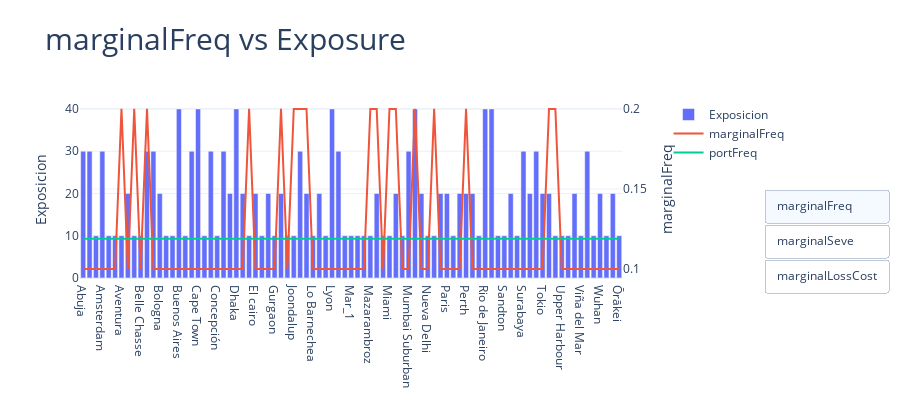

Write notebook code for a chart like this one.
### Code cell
eda = FreqSevEDA(df, exposure="Exposicion", claimNb="Numero Siniestros", claimAmount="Monto de siniestro")
eda.interactive_graph()

### Figure 1 — Plotly figure (JSON) as saved in the notebook; plotly's stock layout.template omitted (floating-point values rounded to 4 significant figures)
{"data": [{"name": "Exposicion", "type": "bar", "visible": true, "x": ["Abuja", "Adelaide", "Alejandría", "Amsterdam", "Arroyomolinos", "Auckland", "Aventura", "Barcelona", "Beckenham", "Belle Chasse", "Berlin", "Bogotá", "Bologna", "Brisbane", "Brisbane City", "Buenos Aires", "Burnaby", "Canberra", "Cape Town", "City of Westminster", "Ciudad de México", "Concepción", "Córdoba", "Daerah Khusus ibukota Jakarta", "Dhaka", "Dongcheng", "Doral", "El cairo", "Germiston", "Guadalajara", "Gurgaon", "Houston", "Johannesburgo", "Joondalup", "Lagos", "Lima Metropolitana", "Lo Barnechea", "London", "Lower Hutt", "Lyon", "Madrid", "Makati", "Mar_1", "Mar_2", "Maungakiekie-Tāmaki", "Mazarambroz", "Melbourne", "Metairie", "Miami", "Mombasa", "Mumbai City", "Mumbai Suburban", "Nairobi", "New Orleans", "Nueva Delhi", "Old Toronto", "Osaka", "Paris", "Pasay", "Pekin", "Perth", "Perímetro Urbano Medellín", "Queensland", "Rio de Janeiro", "Roma", "Rooihuiskraal", "Sandton", "Santiago", "Sheikh Zayed", "Surabaya", "Sydney", "São Paulo", "Tokio", "Toronto", "Tudor ward", "Upper Harbour", "Valparaíso", "Vancouver", "Viña del Mar", "Wellington", "Wuham", "Wuhan", "Yaguas", "Zapopan", "Ōrākei"], "xaxis": "x", "y": [30, 30, 10, 30, 10, 10, 10, 20, 10, 10, 30, 30, 20, 10, 10, 40, 10, 30, 40, 10, 30, 10, 30, 20, 40, 20, 10, 20, 10, 20, 10, 20, 10, 10, 30, 20, 10, 20, 10, 40, 30, 10, 10, 10, 10, 10, 20, 10, 10, 20, 10, 30, 40, 20, 10, 10, 20, 20, 10, 20, 20, 20, 10, 40, 40, 10, 10, 20, 10, 30, 20, 30, 20, 20, 10, 10, 10, 20, 10, 30, 10, 20, 10, 20, 10], "yaxis": "y"}, {"name": "marginalFreq", "type": "scatter", "visible": true, "x": ["Abuja", "Adelaide", "Alejandría", "Amsterdam", "Arroyomolinos", "Auckland", "Aventura", "Barcelona", "Beckenham", "Belle Chasse", "Berlin", "Bogotá", "Bologna", "Brisbane", "Brisbane City", "Buenos Aires", "Burnaby", "Canberra", "Cape Town", "City of Westminster", "Ciudad de México", "Concepción", "Córdoba", "Daerah Khusus ibukota Jakarta", "Dhaka", "Dongcheng", "Doral", "El cairo", "Germiston", "Guadalajara", "Gurgaon", "Houston", "Johannesburgo", "Joondalup", "Lagos", "Lima Metropolitana", "Lo Barnechea", "London", "Lower Hutt", "Lyon", "Madrid", "Makati", "Mar_1", "Mar_2", "Maungakiekie-Tāmaki", "Mazarambroz", "Melbourne", "Metairie", "Miami", "Mombasa", "Mumbai City", "Mumbai Suburban", "Nairobi", "New Orleans", "Nueva Delhi", "Old Toronto", "Osaka", "Paris", "Pasay", "Pekin", "Perth", "Perímetro Urbano Medellín", "Queensland", "Rio de Janeiro", "Roma", "Rooihuiskraal", "Sandton", "Santiago", "Sheikh Zayed", "Surabaya", "Sydney", "São Paulo", "Tokio", "Toronto", "Tudor ward", "Upper Harbour", "Valparaíso", "Vancouver", "Viña del Mar", "Wellington", "Wuham", "Wuhan", "Yaguas", "Zapopan", "Ōrākei"], "xaxis": "x", "y": [0.1, 0.1, 0.1, 0.1, 0.1, 0.1, 0.2, 0.1, 0.2, 0.1, 0.2, 0.1, 0.1, 0.1, 0.1, 0.1, 0.1, 0.1, 0.1, 0.1, 0.1, 0.1, 0.1, 0.1, 0.1, 0.1, 0.2, 0.1, 0.1, 0.1, 0.1, 0.2, 0.1, 0.2, 0.2, 0.2, 0.1, 0.1, 0.1, 0.1, 0.1, 0.1, 0.1, 0.1, 0.1, 0.2, 0.2, 0.1, 0.2, 0.2, 0.1, 0.1, 0.2, 0.1, 0.1, 0.2, 0.1, 0.1, 0.1, 0.1, 0.2, 0.1, 0.1, 0.1, 0.1, 0.1, 0.1, 0.1, 0.1, 0.1, 0.1, 0.1, 0.1, 0.2, 0.2, 0.1, 0.1, 0.1, 0.1, 0.1, 0.1, 0.1, 0.1, 0.1, 0.1], "yaxis": "y2"}, {"name": "portFreq", "type": "scatter", "visible": true, "x": ["Abuja", "Adelaide", "Alejandría", "Amsterdam", "Arroyomolinos", "Auckland", "Aventura", "Barcelona", "Beckenham", "Belle Chasse", "Berlin", "Bogotá", "Bologna", "Brisbane", "Brisbane City", "Buenos Aires", "Burnaby", "Canberra", "Cape Town", "City of Westminster", "Ciudad de México", "Concepción", "Córdoba", "Daerah Khusus ibukota Jakarta", "Dhaka", "Dongcheng", "Doral", "El cairo", "Germiston", "Guadalajara", "Gurgaon", "Houston", "Johannesburgo", "Joondalup", "Lagos", "Lima Metropolitana", "Lo Barnechea", "London", "Lower Hutt", "Lyon", "Madrid", "Makati", "Mar_1", "Mar_2", "Maungakiekie-Tāmaki", "Mazarambroz", "Melbourne", "Metairie", "Miami", "Mombasa", "Mumbai City", "Mumbai Suburban", "Nairobi", "New Orleans", "Nueva Delhi", "Old Toronto", "Osaka", "Paris", "Pasay", "Pekin", "Perth", "Perímetro Urbano Medellín", "Queensland", "Rio de Janeiro", "Roma", "Rooihuiskraal", "Sandton", "Santiago", "Sheikh Zayed", "Surabaya", "Sydney", "São Paulo", "Tokio", "Toronto", "Tudor ward", "Upper Harbour", "Valparaíso", "Vancouver", "Viña del Mar", "Wellington", "Wuham", "Wuhan", "Yaguas", "Zapopan", "Ōrākei"], "xaxis": "x", "y": [0.119, 0.119, 0.119, 0.119, 0.119, 0.119, 0.119, 0.119, 0.119, 0.119, 0.119, 0.119, 0.119, 0.119, 0.119, 0.119, 0.119, 0.119, 0.119, 0.119, 0.119, 0.119, 0.119, 0.119, 0.119, 0.119, 0.119, 0.119, 0.119, 0.119, 0.119, 0.119, 0.119, 0.119, 0.119, 0.119, 0.119, 0.119, 0.119, 0.119, 0.119, 0.119, 0.119, 0.119, 0.119, 0.119, 0.119, 0.119, 0.119, 0.119, 0.119, 0.119, 0.119, 0.119, 0.119, 0.119, 0.119, 0.119, 0.119, 0.119, 0.119, 0.119, 0.119, 0.119, 0.119, 0.119, 0.119, 0.119, 0.119, 0.119, 0.119, 0.119, 0.119, 0.119, 0.119, 0.119, 0.119, 0.119, 0.119, 0.119, 0.119, 0.119, 0.119, 0.119, 0.119], "yaxis": "y2"}, {"name": "Numero Siniestros", "type": "bar", "visible": false, "x": ["Abuja", "Adelaide", "Alejandría", "Amsterdam", "Arroyomolinos", "Auckland", "Aventura", "Barcelona", "Beckenham", "Belle Chasse", "Berlin", "Bogotá", "Bologna", "Brisbane", "Brisbane City", "Buenos Aires", "Burnaby", "Canberra", "Cape Town", "City of Westminster", "Ciudad de México", "Concepción", "Córdoba", "Daerah Khusus ibukota Jakarta", "Dhaka", "Dongcheng", "Doral", "El cairo", "Germiston", "Guadalajara", "Gurgaon", "Houston", "Johannesburgo", "Joondalup", "Lagos", "Lima Metropolitana", "Lo Barnechea", "London", "Lower Hutt", "Lyon", "Madrid", "Makati", "Mar_1", "Mar_2", "Maungakiekie-Tāmaki", "Mazarambroz", "Melbourne", "Metairie", "Miami", "Mombasa", "Mumbai City", "Mumbai Suburban", "Nairobi", "New Orleans", "Nueva Delhi", "Old Toronto", "Osaka", "Paris", "Pasay", "Pekin", "Perth", "Perímetro Urbano Medellín", "Queensland", "Rio de Janeiro", "Roma", "Rooihuiskraal", "Sandton", "Santiago", "Sheikh Zayed", "Surabaya", "Sydney", "São Paulo", "Tokio", "Toronto", "Tudor ward", "Upper Harbour", "Valparaíso", "Vancouver", "Viña del Mar", "Wellington", "Wuham", "Wuhan", "Yaguas", "Zapopan", "Ōrākei"], "xaxis": "x", "y": [3, 3, 1, 3, 1, 1, 2, 2, 2, 1, 6, 3, 2, 1, 1, 4, 1, 3, 4, 1, 3, 1, 3, 2, 4, 2, 2, 2, 1, 2, 1, 4, 1, 2, 6, 4, 1, 2, 1, 4, 3, 1, 1, 1, 1, 2, 4, 1, 2, 4, 1, 3, 8, 2, 1, 2, 2, 2, 1, 2, 4, 2, 1, 4, 4, 1, 1, 2, 1, 3, 2, 3, 2, 4, 2, 1, 1, 2, 1, 3, 1, 2, 1, 2, 1], "yaxis": "y"}, {"name": "marginalSeve", "type": "scatter", "visible": false, "x": ["Abuja", "Adelaide", "Alejandría", "Amsterdam", "Arroyomolinos", "Auckland", "Aventura", "Barcelona", "Beckenham", "Belle Chasse", "Berlin", "Bogotá", "Bologna", "Brisbane", "Brisbane City", "Buenos Aires", "Burnaby", "Canberra", "Cape Town", "City of Westminster", "Ciudad de México", "Concepción", "Córdoba", "Daerah Khusus ibukota Jakarta", "Dhaka", "Dongcheng", "Doral", "El cairo", "Germiston", "Guadalajara", "Gurgaon", "Houston", "Johannesburgo", "Joondalup", "Lagos", "Lima Metropolitana", "Lo Barnechea", "London", "Lower Hutt", "Lyon", "Madrid", "Makati", "Mar_1", "Mar_2", "Maungakiekie-Tāmaki", "Mazarambroz", "Melbourne", "Metairie", "Miami", "Mombasa", "Mumbai City", "Mumbai Suburban", "Nairobi", "New Orleans", "Nueva Delhi", "Old Toronto", "Osaka", "Paris", "Pasay", "Pekin", "Perth", "Perímetro Urbano Medellín", "Queensland", "Rio de Janeiro", "Roma", "Rooihuiskraal", "Sandton", "Santiago", "Sheikh Zayed", "Surabaya", "Sydney", "São Paulo", "Tokio", "Toronto", "Tudor ward", "Upper Harbour", "Valparaíso", "Vancouver", "Viña del Mar", "Wellington", "Wuham", "Wuhan", "Yaguas", "Zapopan", "Ōrākei"], "xaxis": "x", "y": [370000, 170000, 290000, 453300.0, 150000, 470000, 780000, 1000000, 335000, 100000, 848300.0, 266700.0, 1100000, 450000, 290000, 77500, 600000, 500000, 232500, 1540000, 476700.0, 350000, 306700.0, 2500000, 1375000, 1285000, 1070000, 185000, 220000, 360000, 2510000, 600000, 220000, 360000, 275000, 400000, 90000, 735000, 260000, 325000, 480000, 2150000, 200000, 650000, 80000, 25000, 762500, 380000, 1150000, 45000, 900000, 866700.0, 150000, 285000, 2490000, 615000, 2000000, 375000, 2350000, 715000, 185000, 400000, 1260000, 200000, 300000, 220000, 70000, 65000, 250000, 1833000.0, 1000000, 200000, 1250000, 545000, 90000, 200000, 370000, 600000, 380000, 190000, 1010000, 1240000, 90000, 340000, 100000], "yaxis": "y2"}, {"name": "portSeve", "type": "scatter", "visible": false, "x": ["Abuja", "Adelaide", "Alejandría", "Amsterdam", "Arroyomolinos", "Auckland", "Aventura", "Barcelona", "Beckenham", "Belle Chasse", "Berlin", "Bogotá", "Bologna", "Brisbane", "Brisbane City", "Buenos Aires", "Burnaby", "Canberra", "Cape Town", "City of Westminster", "Ciudad de México", "Concepción", "Córdoba", "Daerah Khusus ibukota Jakarta", "Dhaka", "Dongcheng", "Doral", "El cairo", "Germiston", "Guadalajara", "Gurgaon", "Houston", "Johannesburgo", "Joondalup", "Lagos", "Lima Metropolitana", "Lo Barnechea", "London", "Lower Hutt", "Lyon", "Madrid", "Makati", "Mar_1", "Mar_2", "Maungakiekie-Tāmaki", "Mazarambroz", "Melbourne", "Metairie", "Miami", "Mombasa", "Mumbai City", "Mumbai Suburban", "Nairobi", "New Orleans", "Nueva Delhi", "Old Toronto", "Osaka", "Paris", "Pasay", "Pekin", "Perth", "Perímetro Urbano Medellín", "Queensland", "Rio de Janeiro", "Roma", "Rooihuiskraal", "Sandton", "Santiago", "Sheikh Zayed", "Surabaya", "Sydney", "São Paulo", "Tokio", "Toronto", "Tudor ward", "Upper Harbour", "Valparaíso", "Vancouver", "Viña del Mar", "Wellington", "Wuham", "Wuhan", "Yaguas", "Zapopan", "Ōrākei"], "xaxis": "x", "y": [568500.0, 568500.0, 568500.0, 568500.0, 568500.0, 568500.0, 568500.0, 568500.0, 568500.0, 568500.0, 568500.0, 568500.0, 568500.0, 568500.0, 568500.0, 568500.0, 568500.0, 568500.0, 568500.0, 568500.0, 568500.0, 568500.0, 568500.0, 568500.0, 568500.0, 568500.0, 568500.0, 568500.0, 568500.0, 568500.0, 568500.0, 568500.0, 568500.0, 568500.0, 568500.0, 568500.0, 568500.0, 568500.0, 568500.0, 568500.0, 568500.0, 568500.0, 568500.0, 568500.0, 568500.0, 568500.0, 568500.0, 568500.0, 568500.0, 568500.0, 568500.0, 568500.0, 568500.0, 568500.0, 568500.0, 568500.0, 568500.0, 568500.0, 568500.0, 568500.0, 568500.0, 568500.0, 568500.0, 568500.0, 568500.0, 568500.0, 568500.0, 568500.0, 568500.0, 568500.0, 568500.0, 568500.0, 568500.0, 568500.0, 568500.0, 568500.0, 568500.0, 568500.0, 568500.0, 568500.0, 568500.0, 568500.0, 568500.0, 568500.0, 568500.0], "yaxis": "y2"}, {"name": "Exposicion", "type": "bar", "visible": false, "x": ["Abuja", "Adelaide", "Alejandría", "Amsterdam", "Arroyomolinos", "Auckland", "Aventura", "Barcelona", "Beckenham", "Belle Chasse", "Berlin", "Bogotá", "Bologna", "Brisbane", "Brisbane City", "Buenos Aires", "Burnaby", "Canberra", "Cape Town", "City of Westminster", "Ciudad de México", "Concepción", "Córdoba", "Daerah Khusus ibukota Jakarta", "Dhaka", "Dongcheng", "Doral", "El cairo", "Germiston", "Guadalajara", "Gurgaon", "Houston", "Johannesburgo", "Joondalup", "Lagos", "Lima Metropolitana", "Lo Barnechea", "London", "Lower Hutt", "Lyon", "Madrid", "Makati", "Mar_1", "Mar_2", "Maungakiekie-Tāmaki", "Mazarambroz", "Melbourne", "Metairie", "Miami", "Mombasa", "Mumbai City", "Mumbai Suburban", "Nairobi", "New Orleans", "Nueva Delhi", "Old Toronto", "Osaka", "Paris", "Pasay", "Pekin", "Perth", "Perímetro Urbano Medellín", "Queensland", "Rio de Janeiro", "Roma", "Rooihuiskraal", "Sandton", "Santiago", "Sheikh Zayed", "Surabaya", "Sydney", "São Paulo", "Tokio", "Toronto", "Tudor ward", "Upper Harbour", "Valparaíso", "Vancouver", "Viña del Mar", "Wellington", "Wuham", "Wuhan", "Yaguas", "Zapopan", "Ōrākei"], "xaxis": "x", "y": [30, 30, 10, 30, 10, 10, 10, 20, 10, 10, 30, 30, 20, 10, 10, 40, 10, 30, 40, 10, 30, 10, 30, 20, 40, 20, 10, 20, 10, 20, 10, 20, 10, 10, 30, 20, 10, 20, 10, 40, 30, 10, 10, 10, 10, 10, 20, 10, 10, 20, 10, 30, 40, 20, 10, 10, 20, 20, 10, 20, 20, 20, 10, 40, 40, 10, 10, 20, 10, 30, 20, 30, 20, 20, 10, 10, 10, 20, 10, 30, 10, 20, 10, 20, 10], "yaxis": "y"}, {"name": "marginalLossCost", "type": "scatter", "visible": false, "x": ["Abuja", "Adelaide", "Alejandría", "Amsterdam", "Arroyomolinos", "Auckland", "Aventura", "Barcelona", "Beckenham", "Belle Chasse", "Berlin", "Bogotá", "Bologna", "Brisbane", "Brisbane City", "Buenos Aires", "Burnaby", "Canberra", "Cape Town", "City of Westminster", "Ciudad de México", "Concepción", "Córdoba", "Daerah Khusus ibukota Jakarta", "Dhaka", "Dongcheng", "Doral", "El cairo", "Germiston", "Guadalajara", "Gurgaon", "Houston", "Johannesburgo", "Joondalup", "Lagos", "Lima Metropolitana", "Lo Barnechea", "London", "Lower Hutt", "Lyon", "Madrid", "Makati", "Mar_1", "Mar_2", "Maungakiekie-Tāmaki", "Mazarambroz", "Melbourne", "Metairie", "Miami", "Mombasa", "Mumbai City", "Mumbai Suburban", "Nairobi", "New Orleans", "Nueva Delhi", "Old Toronto", "Osaka", "Paris", "Pasay", "Pekin", "Perth", "Perímetro Urbano Medellín", "Queensland", "Rio de Janeiro", "Roma", "Rooihuiskraal", "Sandton", "Santiago", "Sheikh Zayed", "Surabaya", "Sydney", "São Paulo", "Tokio", "Toronto", "Tudor ward", "Upper Harbour", "Valparaíso", "Vancouver", "Viña del Mar", "Wellington", "Wuham", "Wuhan", "Yaguas", "Zapopan", "Ōrākei"], "xaxis": "x", "y": [37000, 17000, 29000, 45330.0, 15000, 47000, 156000, 100000, 67000, 10000, 169700.0, 26670.0, 110000, 45000, 29000, 7750, 60000, 50000, 23250, 154000, 47670.0, 35000, 30670.0, 250000, 137500, 128500, 214000, 18500, 22000, 36000, 251000, 120000, 22000, 72000, 55000, 80000, 9000, 73500, 26000, 32500, 48000, 215000, 20000, 65000, 8000, 5000, 152500, 38000, 230000, 9000, 90000, 86670.0, 30000, 28500, 249000, 123000, 200000, 37500, 235000, 71500, 37000, 40000, 126000, 20000, 30000, 22000, 7000, 6500, 25000, 183300.0, 100000, 20000, 125000, 109000, 18000, 20000, 37000, 60000, 38000, 19000, 101000, 124000, 9000, 34000, 10000], "yaxis": "y2"}, {"name": "portLoss", "type": "scatter", "visible": false, "x": ["Abuja", "Adelaide", "Alejandría", "Amsterdam", "Arroyomolinos", "Auckland", "Aventura", "Barcelona", "Beckenham", "Belle Chasse", "Berlin", "Bogotá", "Bologna", "Brisbane", "Brisbane City", "Buenos Aires", "Burnaby", "Canberra", "Cape Town", "City of Westminster", "Ciudad de México", "Concepción", "Córdoba", "Daerah Khusus ibukota Jakarta", "Dhaka", "Dongcheng", "Doral", "El cairo", "Germiston", "Guadalajara", "Gurgaon", "Houston", "Johannesburgo", "Joondalup", "Lagos", "Lima Metropolitana", "Lo Barnechea", "London", "Lower Hutt", "Lyon", "Madrid", "Makati", "Mar_1", "Mar_2", "Maungakiekie-Tāmaki", "Mazarambroz", "Melbourne", "Metairie", "Miami", "Mombasa", "Mumbai City", "Mumbai Suburban", "Nairobi", "New Orleans", "Nueva Delhi", "Old Toronto", "Osaka", "Paris", "Pasay", "Pekin", "Perth", "Perímetro Urbano Medellín", "Queensland", "Rio de Janeiro", "Roma", "Rooihuiskraal", "Sandton", "Santiago", "Sheikh Zayed", "Surabaya", "Sydney", "São Paulo", "Tokio", "Toronto", "Tudor ward", "Upper Harbour", "Valparaíso", "Vancouver", "Viña del Mar", "Wellington", "Wuham", "Wuhan", "Yaguas", "Zapopan", "Ōrākei"], "xaxis": "x", "y": [67650.0, 67650.0, 67650.0, 67650.0, 67650.0, 67650.0, 67650.0, 67650.0, 67650.0, 67650.0, 67650.0, 67650.0, 67650.0, 67650.0, 67650.0, 67650.0, 67650.0, 67650.0, 67650.0, 67650.0, 67650.0, 67650.0, 67650.0, 67650.0, 67650.0, 67650.0, 67650.0, 67650.0, 67650.0, 67650.0, 67650.0, 67650.0, 67650.0, 67650.0, 67650.0, 67650.0, 67650.0, 67650.0, 67650.0, 67650.0, 67650.0, 67650.0, 67650.0, 67650.0, 67650.0, 67650.0, 67650.0, 67650.0, 67650.0, 67650.0, 67650.0, 67650.0, 67650.0, 67650.0, 67650.0, 67650.0, 67650.0, 67650.0, 67650.0, 67650.0, 67650.0, 67650.0, 67650.0, 67650.0, 67650.0, 67650.0, 67650.0, 67650.0, 67650.0, 67650.0, 67650.0, 67650.0, 67650.0, 67650.0, 67650.0, 67650.0, 67650.0, 67650.0, 67650.0, 67650.0, 67650.0, 67650.0, 67650.0, 67650.0, 67650.0], "yaxis": "y2"}], "layout": {"height": 400, "title": {"font": {"size": 30}, "text": "marginalFreq vs Exposure"}, "updatemenus": [{"buttons": [{"args": [{"visible": [true, true, true, false, false, false, false, false, false]}, {"title": {"font": {"size": 30}, "text": "marginalFreq vs Exposure"}, "yaxis": {"title": {"side": "left", "text": "Exposicion"}}, "yaxis2": {"overlaying": "y", "side": "right", "tickmode": "sync", "title": {"text": "marginalFreq"}}}], "label": "marginalFreq", "method": "update"}, {"args": [{"visible": [false, false, false, true, true, true, false, false, false]}, {"title": {"font": {"size": 30}, "text": "marginalSeve vs Claim Number"}, "yaxis": {"title": {"side": "left", "text": "Numero Siniestros"}}, "yaxis2": {"overlaying": "y", "side": "right", "tickmode": "sync", "title": {"text": "marginalSeve"}}}], "label": "marginalSeve", "method": "update"}, {"args": [{"visible": [false, false, false, false, false, false, true, true, true]}, {"title": {"font": {"size": 30}, "text": "marginalLossCost vs Exposure"}, "yaxis": {"title": {"side": "left", "text": "Exposicion"}}, "yaxis2": {"overlaying": "y", "side": "right", "tickmode": "sync", "title": {"text": "marginalLossCost"}}}], "label": "marginalLossCost", "method": "update"}], "type": "buttons", "x": 1.4, "y": 0.5}], "xaxis": {"anchor": "y", "domain": [0, 0.94]}, "yaxis": {"anchor": "x", "domain": [0, 1], "side": "left", "title": {"text": "Exposicion"}}, "yaxis2": {"anchor": "x", "overlaying": "y", "side": "right", "title": {"text": "marginalFreq"}}}}
